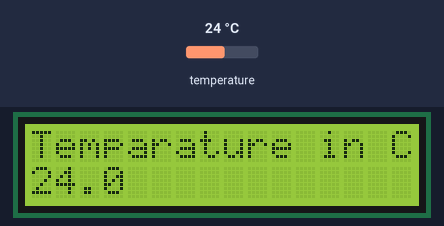
The program below on a simulated Raspberry Pi (BCM pin numbers). Parts: 16×2 character LCD. The test bench sets the inputs (shaded band); at power-on: temperature 24 °C.

Above: at 1.3 s.
1.4 s: temperature set to 12 °C
At 2.8 s:
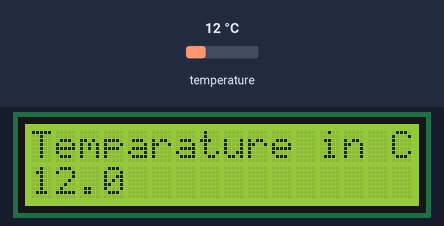
3.1 s: temperature set to 19 °C
At 4.5 s:
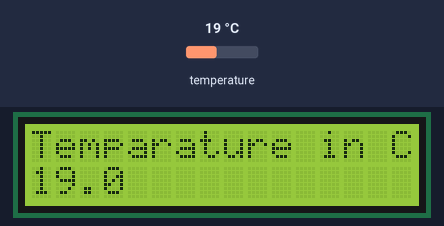
4.8 s: temperature set to 28 °C
At 6.3 s:
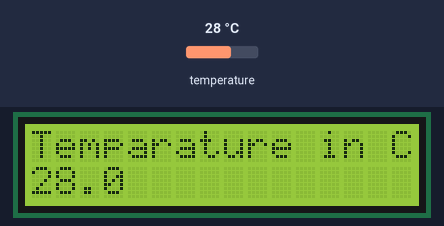
Timing chart, 0 to 7.8 s (numbered marks = the images above; inputs shaded):
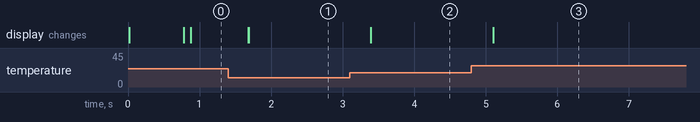

Measured:
- after the input at 1.4 s, the display: first changes after 0.28 s (image 1 shows a later state)
- after the input at 3.1 s, the display: changes after 0.30 s (image 2)
- after the input at 4.8 s, the display: first changes after 0.30 s (image 3 shows a later state)

The program:

LCDTermometer.py
```python
import RPi.GPIO as GPIO
import glob, time

# Define Teparature Data
base_dir = '/sys/bus/w1/devices/'

device_folder = glob.glob(base_dir + '28*')[0]

device_file = device_folder + '/w1_slave'


# Define GPIO to LCD mapping
LCD_RS = 26
LCD_E  = 19
LCD_D4 = 13
LCD_D5 = 6
LCD_D6 = 5
LCD_D7 = 11


# Define some device constants
LCD_WIDTH = 16    # Maximum characters per line
LCD_CHR = True
LCD_CMD = False

LCD_LINE_1 = 0x80 # LCD RAM address for the 1st line
LCD_LINE_2 = 0xC0 # LCD RAM address for the 2nd line

# Timing constants
E_PULSE = 0.0005
E_DELAY = 0.0005

def main():
  # Main program block


  # Initialise display
  lcd_init()

  while True:

    # Send Temparature to Display
    TC=read_temp()
    lcd_string("Temparature in C",LCD_LINE_1)
    lcd_string(str(TC),LCD_LINE_2)

# Define Temparature reading Function

def read_temp_raw():

    f = open(device_file, 'r')

    lines = f.readlines()

    f.close()

    return lines


def read_temp():

    lines = read_temp_raw()

    while lines[0].strip()[-3:] != 'YES':

        time.sleep(0.2)

        lines = read_temp_raw()

    equals_pos = lines[1].find('t=')

    if equals_pos != -1:

        temp_string = lines[1][equals_pos+2:]

        temp_c = float(temp_string) / 1000.0

        return temp_c
def lcd_init():
  GPIO.setwarnings(False)
  GPIO.setmode(GPIO.BCM)       # Use BCM GPIO numbers
  GPIO.setup(LCD_E, GPIO.OUT)  # E
  GPIO.setup(LCD_RS, GPIO.OUT) # RS
  GPIO.setup(LCD_D4, GPIO.OUT) # DB4
  GPIO.setup(LCD_D5, GPIO.OUT) # DB5
  GPIO.setup(LCD_D6, GPIO.OUT) # DB6
  GPIO.setup(LCD_D7, GPIO.OUT) # DB7

  # Initialise display
  lcd_byte(0x33,LCD_CMD) # 110011 Initialise
  lcd_byte(0x32,LCD_CMD) # 110010 Initialise
  lcd_byte(0x06,LCD_CMD) # 000110 Cursor move direction
  lcd_byte(0x0C,LCD_CMD) # 001100 Display On,Cursor Off, Blink Off
  lcd_byte(0x28,LCD_CMD) # 101000 Data length, number of lines, font size
  lcd_byte(0x01,LCD_CMD) # 000001 Clear display
  time.sleep(E_DELAY)
  #lcd_string("Vidusara",LCD_LINE_1)
  #lcd_string("Welcome to Raspberry",LCD_LINE_2)
def lcd_byte(bits, mode):
  # Send byte to data pins
  # bits = data
  # mode = True  for character
  #        False for command

  GPIO.output(LCD_RS, mode) # RS

  # High bits
  GPIO.output(LCD_D4, False)
  GPIO.output(LCD_D5, False)
  GPIO.output(LCD_D6, False)
  GPIO.output(LCD_D7, False)
  if bits&0x10==0x10:
    GPIO.output(LCD_D4, True)
  if bits&0x20==0x20:
    GPIO.output(LCD_D5, True)
  if bits&0x40==0x40:
    GPIO.output(LCD_D6, True)
  if bits&0x80==0x80:
    GPIO.output(LCD_D7, True)

  # Toggle 'Enable' pin
  lcd_toggle_enable()

  # Low bits
  GPIO.output(LCD_D4, False)
  GPIO.output(LCD_D5, False)
  GPIO.output(LCD_D6, False)
  GPIO.output(LCD_D7, False)
  if bits&0x01==0x01:
    GPIO.output(LCD_D4, True)
  if bits&0x02==0x02:
    GPIO.output(LCD_D5, True)
  if bits&0x04==0x04:
    GPIO.output(LCD_D6, True)
  if bits&0x08==0x08:
    GPIO.output(LCD_D7, True)

  # Toggle 'Enable' pin
  lcd_toggle_enable()

def lcd_toggle_enable():
  # Toggle enable
  time.sleep(E_DELAY)
  GPIO.output(LCD_E, True)
  time.sleep(E_PULSE)
  GPIO.output(LCD_E, False)
  time.sleep(E_DELAY)

def lcd_string(message,line):
  # Send string to display


  message = message.ljust(LCD_WIDTH," ")

  lcd_byte(line, LCD_CMD)

  for i in range(LCD_WIDTH):
    lcd_byte(ord(message[i]),LCD_CHR)

if __name__ == '__main__':

  try:
    main()
  except KeyboardInterrupt:
    pass
  finally:
    lcd_byte(0x01, LCD_CMD)
    lcd_string("Goodbye!",LCD_LINE_1)
    GPIO.cleanup()
```
